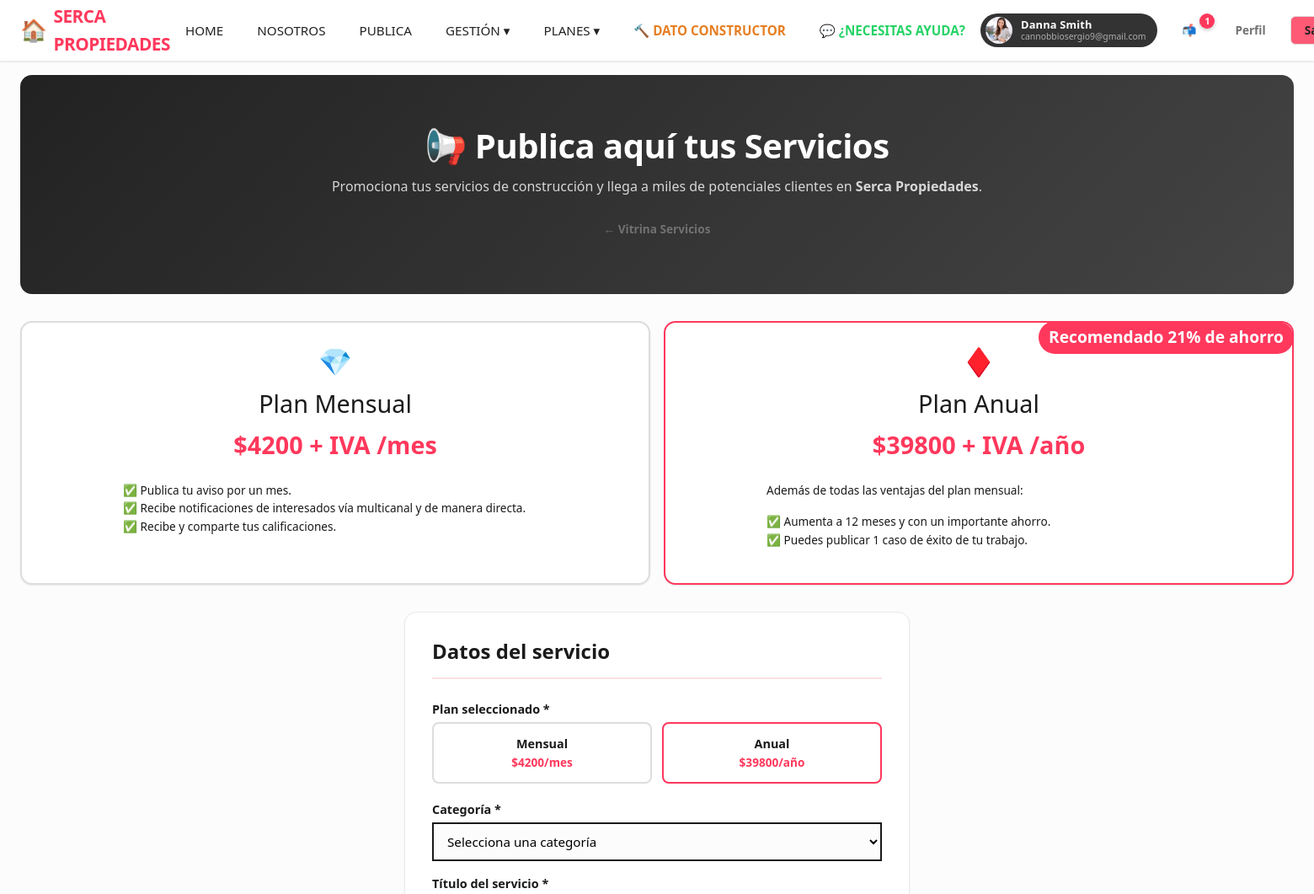
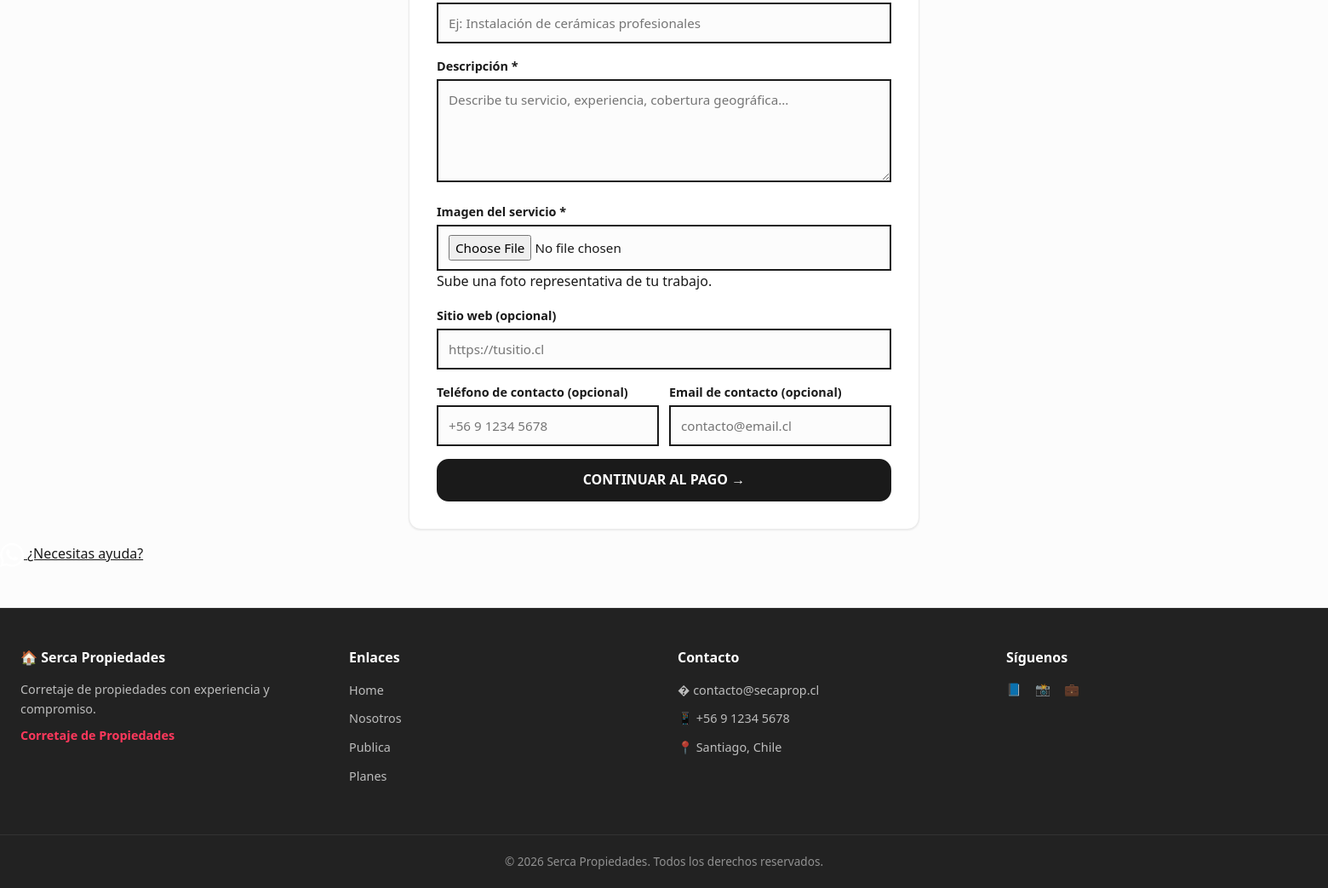
Screenshot of /servicios/contratar/ (signed in) with the database file from the repository (2 pictures, top to bottom).
### a00seg/models.py (models this page shows, shortened)
class User(AbstractUser):
    ROL_CHOICES = [
        ("superadmin", "Superadmin"),
        ("gerente", "Gerente"),
        ("corredor", "Corredor"),
        ("base", "Usuario Base"),
    ]
    rol = models.CharField(max_length=20, choices=ROL_CHOICES, default="base", verbose_name="Rol")
    dni = models.CharField(max_length=20, unique=True, blank=True, null=True, verbose_name="RUT/DNI")
    cel_phone = models.CharField(max_length=20, blank=True, verbose_name="Teléfono celular")
    foto = models.ImageField(
        upload_to="usuarios/",
        blank=True,
        null=True,
        verbose_name="Foto",
    )
    domicilio = models.CharField(max_length=255, blank=True, verbose_name="Domicilio")
    curriculo = models.TextField(blank=True, verbose_name="Currículo")
    comuna = models.ForeignKey(
        Comuna, on_delete=models.SET_NULL, blank=True, null=True, verbose_name="Comuna"
    )
    valido_por = models.ForeignKey(
        "self",
        on_delete=models.SET_NULL,
        blank=True,
        null=True,
        verbose_name="Validado por",
        related_name="usuarios_validados",
    ) # Permite acceder a los usuarios validados por un usuario con user.usuarios_validados.all()
    email_confirmado = models.BooleanField(default=False, verbose_name="Email confirmado") # Permite filtrar usuarios con email confirmado usando User.objects.filter(email_confirmado=True)
    class Meta:
        verbose_name = "Usuario"
        verbose_name_plural = "Usuarios"

### a07serv/views.py (the view, shortened to what this page needs)
# urls.py: path('contratar/', views.contratar_servicio, name='contratar_servicio'),
def contratar_servicio(request):
    categorias = CategoriaServicio.objects.filter(is_active=True)
    config = _get_config_precios()
    return render(request, "servicios/contratar_servicio.html", {
        "categorias": categorias,
        "valores": {"mensual": config.valor_mensual, "anual": config.valor_anual},
        "iva": float(config.iva),
    })

### templates/servicios/contratar_servicio.html (shortened to what this page needs)
{% extends "base.html" %}
{% load static %}
{% block content %}
<div class="hero-modern">
    <h1>📢 Publica aquí tus Servicios</h1>
    <p style="font-size:1rem;margin-bottom:20px;text-align:center;">
        Promociona tus servicios de construcción y llega a miles de potenciales clientes en <strong>{{ site_name }}</strong>.
    </p>
    <a href="{% url 'lista_servicios' %}" class="btn btn-ghost btn-sm">← Vitrina Servicios</a>
</div>
    <div class="card-grid" style="grid-template-columns:repeat(auto-fit,minmax(300px,1fr));align-items:stretch;gap:16px;margin-bottom:32px;justify-content:center;">
        <div class="card-modern" style="border:2px solid var(--ds-border);text-align:center;padding:20px;" id="plan-mensual-card">
            <div style="font-size:2rem;">💎</div>
            <h3 style="margin:8px 0;font-size:1.8rem;">Plan Mensual</h3>
            <div style="font-size:1.8rem;font-weight:700;color:var(--ds-primary);">${{ valores.mensual|floatformat:0 }} + IVA /mes</div>
            <ul style="text-align:left;font-size:0.85rem;margin:20px 0;padding:0 100px;list-style:none;">
                <li>✅ Publica tu aviso por un mes.</li>
                <li>✅ Recibe notificaciones de interesados vía multicanal y de manera directa.</li>
                <li>✅ Recibe y comparte tus calificaciones.</li>
            </ul>
        </div>
        <div class="card-modern" style="border:2px solid var(--ds-primary);text-align:center;padding:20px;position:relative;" id="plan-anual-card">
            <div style="position:absolute;top:-2px;right:-2px;background:var(--ds-primary);color:white;padding:4px 12px;border-radius:9999px;font-size:1.2rem;font-weight:700;">Recomendado 21% de ahorro</div>
            <div style="font-size:2rem;">♦️</div>
            <h3 style="margin:8px 0;font-size:1.8rem;">Plan Anual</h3>
            <div style="font-size:1.8rem;font-weight:700;color:var(--ds-primary);">${{ valores.anual|floatformat:0  }} + IVA /año</div>
            <ul style="text-align:left;font-size:0.85rem;margin:20px 0;padding:0 100px;list-style:none;">
                <p> Además de todas las ventajas del plan mensual:</p>
                <li>✅ Aumenta a 12 meses y con un importante ahorro.</li>
                <li>✅ Puedes publicar 1 caso de éxito de tu trabajo.</li>
            </ul>
        </div>
    </div>
    {% if user.is_authenticated %}
    <div class="form-modern-container">
        <h2>Datos del servicio</h2>
        <form method="POST" enctype="multipart/form-data">
            <div class="form-group">
                <label>Plan seleccionado *</label>
                <div style="display:flex;gap:12px;">
                    <label style="flex:1;padding:12px;border:2px solid var(--ds-border);border-radius:8px;text-align:center;cursor:pointer;" class="plan-option" data-plan="mensual">
                        <div style="font-weight:600;">Mensual</div>
                        <div style="font-size:0.85rem;color:var(--ds-primary);font-weight:700;">${{ valores.mensual|floatformat:0 }}/mes</div>
                    </label>
                    <label style="flex:1;padding:12px;border:2px solid var(--ds-primary);border-radius:8px;text-align:center;cursor:pointer;" class="plan-option" data-plan="anual">
                        <div style="font-weight:600;">Anual</div>
                        <div style="font-size:0.85rem;color:var(--ds-primary);font-weight:700;">${{ valores.anual|floatformat:0 }}/año</div>
                    </label>
                </div>
            </div>
            <div class="form-group">
                <label>Categoría *</label>
                <select name="categoria" required>
                    <option value="">Selecciona una categoría</option>
                </select>
            </div>
            <div class="form-group">
                <label>Título del servicio *</label>
                <input type="text" name="titulo" value="{{ datos.titulo|default:'' }}" required placeholder="Ej: Instalación de cerámicas profesionales">
            </div>
            <div class="form-group">
                <label>Descripción *</label>
                <textarea name="descripcion" rows="4" required placeholder="Describe tu servicio, experiencia, cobertura geográfica...">{{ datos.descripcion|default:'' }}</textarea>
            </div>
            <div class="form-group">
                <label>Imagen del servicio *</label>
                <input type="file" name="imagen" accept="image/*" required>
                <div class="form-hint">Sube una foto representativa de tu trabajo.</div>
            </div>
            <div class="form-group">
                <label>Sitio web (opcional)</label>
                <input type="url" name="sitio_web" value="{{ datos.sitio_web|default:'' }}" placeholder="https://tusitio.cl">
            </div>
            <div class="form-row">
                <div class="form-group">
                    <label>Teléfono de contacto (opcional)</label>
                    <input type="tel" name="telefono" value="{{ datos.telefono|default:'' }}" placeholder="+56 9 1234 5678">
                </div>
                <div class="form-group">
                    <label>Email de contacto (opcional)</label>
                    <input type="email" name="email_contacto" value="{{ datos.email_contacto|default:'' }}" placeholder="contacto@email.cl">
                </div>
            </div>
            <button type="submit" class="btn btn-primary btn-block btn-lg">Continuar al pago →</button>
        </form>
    </div>
    {% endif %}
{% endblock %}

### templates/base.html (shortened to what this page needs)
{% load static %}
<!DOCTYPE html>
<html lang="es">
<head>
    <link rel="stylesheet" href="https://cdn.jsdelivr.net/npm/bootstrap-icons@1.11.3/font/bootstrap-icons.min.css">
    <link href="https://cdn.jsdelivr.net/npm/bootstrap@5.3.3/dist/css/bootstrap.min.css" rel="stylesheet">
    <link rel="stylesheet" href="{% static 'css/design-system.css' %}">
    <link rel="stylesheet" href="{% static 'css/style.css' %}">
</head>
<body>
    <nav class="navbar-modern">
        <div class="nav-container">
            <a href="{% url 'home' %}" class="nav-logo">
                <span style="font-size:1.6rem;">🏠</span>
                {{ site_name }}
            </a>
            <div class="nav-menu" id="navMenuModern">
                <a href="{% url 'home' %}" class="nav-link">Home</a>
                <a href="{% url 'nosotros' %}" class="nav-link">Nosotros</a>
                {% if user.is_authenticated %}
                    <a href="{% url 'publica' %}" class="nav-link">Publica</a>
                    <div class="nav-dropdown">
                        <a href="{% url 'gestion' %}" class="nav-link dropdown-trigger">Gestión ▾</a>
                    </div>
                {% else %}
                    <a href="{% url 'publica' %}?next=/login/" class="nav-link">Publica</a>
                {% endif %}
                <div class="nav-dropdown">
                    <a href="{% url 'planes' %}" class="nav-link dropdown-trigger">Planes ▾</a>
                </div>
                <a href="{% url 'lista_servicios' %}" class="nav-link" style="color:#e67e22;font-weight:700;">🔨 Dato Constructor</a>
                <a href="https://wa.me/56936916684?text=Hola!%20Tengo%20una%20consulta%20sobre%20SercaProp" target="_blank" class="nav-link" style="color:#25D366;font-weight:600;">💬 ¿Necesitas ayuda?</a>
            </div>
            <div class="nav-actions">
                {% if user.is_authenticated %}
                    <span id="navUserBadge">
                        {% if user.foto %}
                        <span class="navUserBadge-avatar" style="background-image:url('{{ user.foto.url }}');"></span>
                        {% endif %}
                        <span class="navUserBadge-text">
                            <span class="navUserBadge-name">{{ user.get_full_name|default:user.username }}</span>
                            <span class="navUserBadge-email">{{ user.email }}</span>
                        </span>
                    </span>
                    <a href="{% url 'centro_comunicaciones' %}" class="btn btn-ghost btn-sm" style="position:relative;">
                        📬
                        {% if cdc_no_leidos > 0 %}
                        <span style="position:absolute;top:-4px;right:-6px;background:var(--ds-primary);color:white;font-size:0.65rem;font-weight:700;width:18px;height:18px;border-radius:50%;display:flex;align-items:center;justify-content:center;box-shadow:0 2px 4px rgba(0,0,0,0.2);">
                            {{ cdc_no_leidos }}
                        </span>
                        {% endif %}
                    </a>
                    <a href="{% url 'perfil' %}" class="btn btn-ghost btn-sm">Perfil</a>
                    <a href="{% url 'logout' %}" class="btn btn-outline btn-sm">Salir</a>
                {% else %}
                    <a href="{% url 'login' %}" class="btn btn-ghost btn-sm">Ingresar</a>
                    <a href="{% url 'registro' %}" class="btn btn-primary btn-sm">Regístrate</a>
                {% endif %}
            </div>
        </div>
    </nav>
    <main style="max-width:1920px;margin:0 auto;padding:16px 24px;width:100%;">
        {% block content %}{% endblock %}
    </main>
    <a href="https://wa.me/56936916684?text=Hola!%20Tengo%20una%20consulta%20sobre%20SercaProp"
       class="whatsapp-float"
       target="_blank"
       rel="noopener noreferrer"
       aria-label="Contactar por WhatsApp">
        <span class="whatsapp-float-tooltip">¿Necesitas ayuda?</span>
    </a>
    <footer class="footer-modern">
        <div class="footer-modern-container">
            <div>
                <h3>🏠 {{ site_name }}</h3>
                <p style="font-size:0.9rem;color:rgba(255,255,255,0.7);margin-bottom:8px;">
                    Corretaje de propiedades con experiencia y compromiso.
                </p>
                <p style="font-weight:600;color:var(--ds-primary);font-size:0.9rem;">{{ site_slogan }}</p>
            </div>
            <div>
                <h4>Enlaces</h4>
                <ul>
                    <li><a href="{% url 'home' %}">Home</a></li>
                    <li><a href="{% url 'nosotros' %}">Nosotros</a></li>
                    <li><a href="{% url 'publica' %}">Publica</a></li>
                    <li><a href="{% url 'planes' %}">Planes</a></li>
                </ul>
            </div>
            <div>
                <h4>Contacto</h4>
                <ul>
                    <li><span style="color:rgba(255,255,255,0.7);font-size:0.9rem;">� contacto@secaprop.cl</span></li>
                    <li><span style="color:rgba(255,255,255,0.7);font-size:0.9rem;">📱 +56 9 1234 5678</span></li>
                    <li><span style="color:rgba(255,255,255,0.7);font-size:0.9rem;">📍 Santiago, Chile</span></li>
                </ul>
            </div>
            <div>
                <h4>Síguenos</h4>
                <div style="display:flex;gap:16px;font-size:1.5rem;">
                    <a href="#" aria-label="Facebook">📘</a>
                    <a href="#" aria-label="Instagram">📸</a>
                    <a href="#" aria-label="LinkedIn">💼</a>
                </div>
            </div>
        </div>
        <div class="footer-modern-bottom">
            &copy; {% now "Y" %} {{ site_name }}. Todos los derechos reservados.
        </div>
    </footer>
</body>
</html>

### rows the page displays
User: foto (picture), get_full_name "Danna Smith", email "cannobbiosergio9@gmail.com"

### other values shown
{{ site_name }} "SERCA PROPIEDADES"
{{ cdc_no_leidos }} "1"
{{ site_name }} "Serca Propiedades"
{{ valores.mensual|floatformat:0 }} "4200"
{{ valores.anual|floatformat:0 }} "39800"
{{ site_slogan }} "Corretaje de Propiedades"
